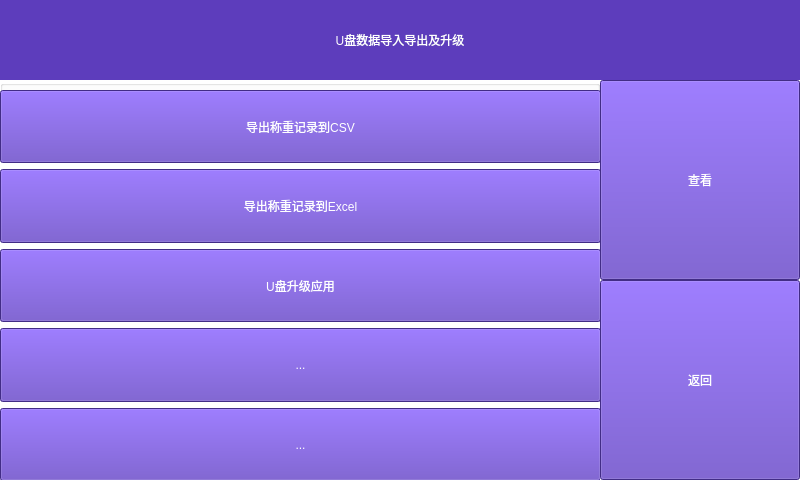
<?xml version="1.0" encoding="UTF-8"?>
<ui version="4.0">
 <class>DataExport</class>
 <widget class="QWidget" name="DataExport">
  <property name="geometry">
   <rect>
    <x>0</x>
    <y>0</y>
    <width>800</width>
    <height>480</height>
   </rect>
  </property>
  <property name="windowTitle">
   <string>Form</string>
  </property>
  <property name="styleSheet">
   <string notr="true">background-color: rgb(255, 255, 255);</string>
  </property>
  <widget class="QStackedWidget" name="stackedWidget">
   <property name="geometry">
    <rect>
     <x>0</x>
     <y>0</y>
     <width>800</width>
     <height>480</height>
    </rect>
   </property>
   <widget class="QWidget" name="page">
    <widget class="QPushButton" name="pushButton_6">
     <property name="geometry">
      <rect>
       <x>600</x>
       <y>280</y>
       <width>200</width>
       <height>200</height>
      </rect>
     </property>
     <property name="styleSheet">
      <string notr="true">background-color: rgb(93, 61, 188);
color: rgb(255, 255, 255);
font: 16pt &quot;Sans Serif&quot;;</string>
     </property>
     <property name="text">
      <string>返回</string>
     </property>
    </widget>
    <widget class="QLabel" name="label">
     <property name="geometry">
      <rect>
       <x>0</x>
       <y>0</y>
       <width>800</width>
       <height>80</height>
      </rect>
     </property>
     <property name="styleSheet">
      <string notr="true">background-color: rgb(93, 61, 188);
font: 24pt &quot;黑体&quot;;
color: rgb(255, 255, 255);</string>
     </property>
     <property name="text">
      <string>U盘数据导入导出及升级</string>
     </property>
     <property name="alignment">
      <set>Qt::AlignCenter</set>
     </property>
    </widget>
    <widget class="QPushButton" name="pushButton_7">
     <property name="geometry">
      <rect>
       <x>600</x>
       <y>80</y>
       <width>200</width>
       <height>200</height>
      </rect>
     </property>
     <property name="styleSheet">
      <string notr="true">background-color: rgb(93, 61, 188);
color: rgb(255, 255, 255);
font: 16pt &quot;Sans Serif&quot;;</string>
     </property>
     <property name="text">
      <string>查看</string>
     </property>
    </widget>
    <widget class="QGroupBox" name="groupBox">
     <property name="geometry">
      <rect>
       <x>0</x>
       <y>80</y>
       <width>600</width>
       <height>400</height>
      </rect>
     </property>
     <property name="title">
      <string/>
     </property>
     <widget class="QWidget" name="verticalLayoutWidget">
      <property name="geometry">
       <rect>
        <x>0</x>
        <y>10</y>
        <width>601</width>
        <height>391</height>
       </rect>
      </property>
      <layout class="QVBoxLayout" name="verticalLayout">
       <item>
        <widget class="QPushButton" name="pushButton_2">
         <property name="minimumSize">
          <size>
           <width>0</width>
           <height>0</height>
          </size>
         </property>
         <property name="maximumSize">
          <size>
           <width>16777215</width>
           <height>80</height>
          </size>
         </property>
         <property name="styleSheet">
          <string notr="true">background-color: rgb(93, 61, 188);
color: rgb(255, 255, 255);
font: 16pt &quot;Sans Serif&quot;;</string>
         </property>
         <property name="text">
          <string>导出称重记录到CSV</string>
         </property>
        </widget>
       </item>
       <item>
        <widget class="QPushButton" name="pushButton">
         <property name="maximumSize">
          <size>
           <width>16777215</width>
           <height>80</height>
          </size>
         </property>
         <property name="styleSheet">
          <string notr="true">background-color: rgb(93, 61, 188);
color: rgb(255, 255, 255);
font: 16pt &quot;Sans Serif&quot;;</string>
         </property>
         <property name="text">
          <string>导出称重记录到Excel</string>
         </property>
        </widget>
       </item>
       <item>
        <widget class="QPushButton" name="pushButton_3">
         <property name="maximumSize">
          <size>
           <width>16777215</width>
           <height>80</height>
          </size>
         </property>
         <property name="styleSheet">
          <string notr="true">background-color: rgb(93, 61, 188);
color: rgb(255, 255, 255);
font: 16pt &quot;Sans Serif&quot;;</string>
         </property>
         <property name="text">
          <string>U盘升级应用</string>
         </property>
        </widget>
       </item>
       <item>
        <widget class="QPushButton" name="pushButton_4">
         <property name="maximumSize">
          <size>
           <width>16777215</width>
           <height>80</height>
          </size>
         </property>
         <property name="styleSheet">
          <string notr="true">background-color: rgb(93, 61, 188);
color: rgb(255, 255, 255);
font: 16pt &quot;Sans Serif&quot;;</string>
         </property>
         <property name="text">
          <string>...</string>
         </property>
        </widget>
       </item>
       <item>
        <widget class="QPushButton" name="pushButton_5">
         <property name="maximumSize">
          <size>
           <width>16777215</width>
           <height>80</height>
          </size>
         </property>
         <property name="styleSheet">
          <string notr="true">background-color: rgb(93, 61, 188);
color: rgb(255, 255, 255);
font: 16pt &quot;Sans Serif&quot;;</string>
         </property>
         <property name="text">
          <string>...</string>
         </property>
        </widget>
       </item>
      </layout>
     </widget>
    </widget>
   </widget>
   <widget class="QWidget" name="page_3">
    <widget class="QLabel" name="label_2">
     <property name="geometry">
      <rect>
       <x>0</x>
       <y>0</y>
       <width>800</width>
       <height>80</height>
      </rect>
     </property>
     <property name="styleSheet">
      <string notr="true">background-color: rgb(93, 61, 188);
font: 24pt &quot;黑体&quot;;
color: rgb(255, 255, 255);</string>
     </property>
     <property name="text">
      <string>数据导入导出</string>
     </property>
     <property name="alignment">
      <set>Qt::AlignCenter</set>
     </property>
    </widget>
    <widget class="QTreeView" name="treeView">
     <property name="geometry">
      <rect>
       <x>0</x>
       <y>80</y>
       <width>600</width>
       <height>401</height>
      </rect>
     </property>
    </widget>
    <widget class="QPushButton" name="pushButton_8">
     <property name="geometry">
      <rect>
       <x>600</x>
       <y>280</y>
       <width>200</width>
       <height>200</height>
      </rect>
     </property>
     <property name="styleSheet">
      <string notr="true">background-color: rgb(93, 61, 188);
color: rgb(255, 255, 255);
font: 16pt &quot;Sans Serif&quot;;</string>
     </property>
     <property name="text">
      <string>返回</string>
     </property>
    </widget>
   </widget>
   <widget class="QWidget" name="page_2"/>
  </widget>
 </widget>
 <resources/>
 <connections/>
</ui>
